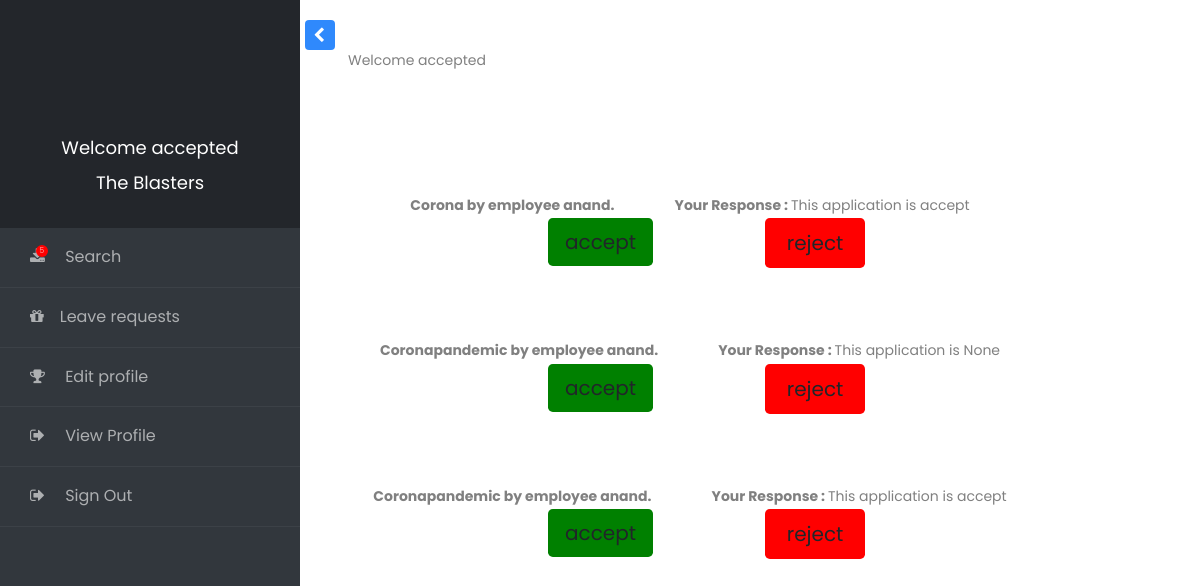
Before: /payroll/Showapp (signed in) with the older database file.
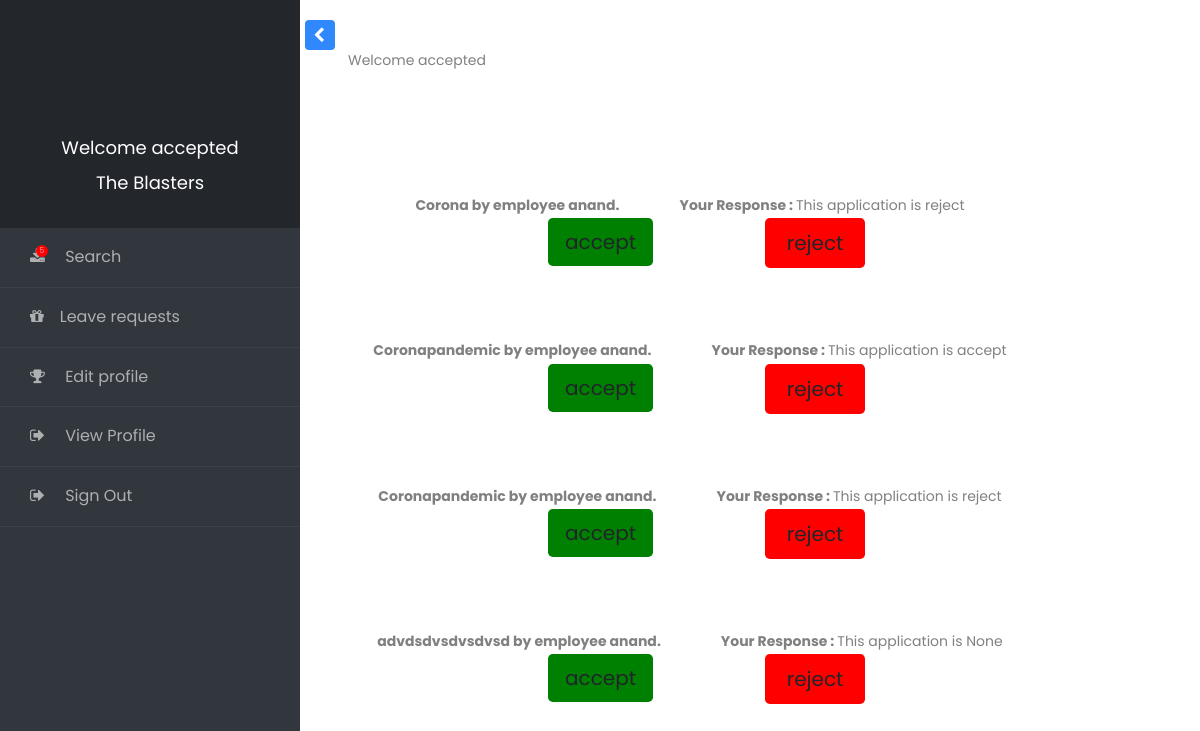
After: the same page with the newer database file.
### payroll/models.py (models this page shows, shortened)
class User(AbstractUser):
    is_employee = models.BooleanField(default=False)
    is_hr = models.BooleanField(default=False)

class hrProfile(models.Model):
    user=models.OneToOneField(User,null=True,on_delete=models.CASCADE)
    full_name = models.CharField(max_length=50,null = True)
    profile_pic=models.ImageField(upload_to='images/profile', blank = True, default='images/profile/default2.jpg')
    phone_number = models.CharField(max_length=12,null=True,blank=True)
    address=models.TextField(blank = True, max_length=255)
    company_name = models.CharField(max_length=255,blank=True,null=True)
    year_of_registration = models.DateField(null=True)

class Leave(models.Model):
    date = models.DateField(help_text="date of leave")
    reason = models.CharField(help_text="reason of leave", max_length=255)
    user = models.ForeignKey(User,null=True,on_delete=models.CASCADE)
    status = models.CharField(max_length=100,null=True)
    to_hr = models.ForeignKey(hrProfile,on_delete=models.CASCADE,null=True)
    def __str__(self):
	    return self.reason

### payroll/views.py (the view)
# urls.py: path('Showapp',views.ShowApp,name='Showapp'),
def ShowApp(request):
    hr = hrProfile.objects.filter(user=request.user).first()
    app2 = Leave.objects.filter(id=request.POST.get('answer')).all()
    for items in app2:
        items.status = request.POST.get('status')
        items.save()
    app = Leave.objects.filter(to_hr = hr).all()
    print(app)
    context = { 'app':app }
    return render(request,'leave/ShowApp.html',context)

### payroll/templates/leave/ShowApp.html (shortened to what this page needs)
{% extends 'main/base_layout.html' %}
{% block body %}
Welcome {{user.username}}
<div class="row" style="margin-top:50px;margin-bottom:50px;">
    <div class="col-md-12">
        {% for s in app %}
          <form method="POST">
            <center style="margin-left:-120px;margin-top:70px "><strong>{{ s.reason }} by employee {{s.user}}.</strong><strong style="margin-left:60px;">Your Response : </strong> This application is {{ s.status }}</center>
            <div class="row">
                <div class="col-md-6" style="margin-left:200px;">
                    <input class="btn btn-student btn-lg" style="background-color:green;" type="submit" value="accept" name="status">
                </div>
                <div class="col-md-6" style="margin-left: -200px;">
                    <input class="btn btn-student btn-lg" style="background-color:red;height:50px; width: 100px;" type="submit" value="reject" name="status">
                </div>
        </div>
            </form>
          {% endfor %}
        </div>
    </div>
<br><br>
{% endblock %}

### templates/main/base_layout.html (shortened to what this page needs)
{% load static %}
<!doctype html>
<html lang="en">
  <head>
		<link rel="stylesheet" href="https://stackpath.bootstrapcdn.com/font-awesome/4.7.0/css/font-awesome.min.css">
		<link rel="stylesheet" href="{%static 'css/style.css'%}">
  </head>
  <body>
		<div class="wrapper d-flex align-items-stretch">
			<nav id="sidebar">
				<div class="custom-menu">
					<button type="button" id="sidebarCollapse" class="btn btn-primary">
	        </button>
        </div>
	  		<div class="img bg-wrap text-center py-4" style="">
	  			<div class="user-logo">
          <div class="img" style=""></div>
            <h3>Welcome {{user}}</h3>
            {% if user.is_employee %}
              <h3>{{user.employee.parent_hr.company_name}}</h3>
            {%else%}
            <h3>{{user.hrprofile.company_name}}</h3>
            {%endif%}
	  			</div>
	  		</div>
        <ul class="list-unstyled components mb-5">
          <li>
              <a href="{% url 'view_list' %}"><span class="fa fa-download mr-3 notif"><small class="d-flex align-items-center justify-content-center">5</small></span> Search</a>
          </li>
          {% if user.is_employee %}
          <li>
            <a href="{% url 'takeleave' %}"><span class="fa fa-gift mr-3"></span>Leave status</a>
          </li>
          {% else %}
          <li>
            <a href="{% url 'Showapp' %}"><span class="fa fa-gift mr-3"></span>Leave requests</a>
          </li>
          {% endif %}
          <li>
            <a href="{% url 'edit_profile' %}"><span class="fa fa-trophy mr-3"></span> Edit profile </a>
          </li>
          {% if user.is_employee %}
          <li>
            <a href="{%url 'EmployeeProfile' request.user.employee.id%}"><span class="fa fa-sign-out mr-3"></span> View profile</a>
          </li>
          {%else%}
            <li>
              <a href="{%url 'HrProfile' request.user.hrprofile.id%}"><span class="fa fa-sign-out mr-3"></span> View Profile</a>
            </li>
          {%endif%}
          <li>
            <a href="{%url 'handleLogout'%}"><span class="fa fa-sign-out mr-3"></span> Sign Out</a>
          </li>
        </ul>
    	</nav>
      <div id="content" class="p-4 p-md-5 pt-5">
        {%block body%}  {%endblock body%}
		</div>
  </body>
</html>

Changed rows visible on the page:
changed Leave "Corona": status "accept" → "reject"
changed Leave: status "None" → "accept"
changed Leave (number 3 of 4 on the later page): status "accept" → "reject"
added Leave: reason "advdsdvsdvsdvsd", user "anand", status "None"
